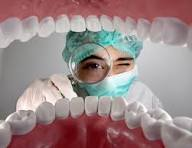
#> input picture images.jpeg, 192 x 148 px
$ python equalization.py
#> lines starting #> are read from the running program, lines starting #| are printed output that depends on the picture
import cv2
import numpy as np
import matplotlib.pyplot as plt

def analyze_histogram(image_path):
#> called with image_path = 'images.jpeg'
    image = cv2.imread('images.jpeg')
#> image is the input picture: shape (148, 192, 3); mean B, G, R 135.6, 135.5, 155.7

    if image is None:
        print("Error: Could not read the image.")
        return

    channels = cv2.split(image)
    colors = ('b', 'g', 'r')
    channel_names = ('Blue', 'Green', 'Red')

    plt.figure()
    plt.title('Color Histogram')
    plt.xlabel('Pixel Intensity')
    plt.ylabel('Frequency')

    for channel, color, name in zip(channels, colors, channel_names):
        hist = cv2.calcHist([channel], [0], None, [256], [0, 256])
        plt.plot(hist, color=color, label=f'{name} Channel')
#> this loop made 3 passes
#> (color, name) on passes 1 to 3: ('b', 'Blue'), ('g', 'Green'), ('r', 'Red')

    plt.legend()

    plt.show()
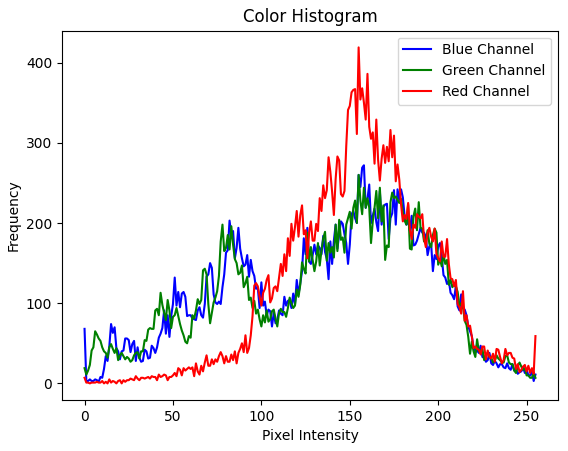
#> figure drawn by matplotlib, 1 panel; curve peaks at x = 158, y = 272; curve peaks at x = 155, y = 260; curve peaks at x = 155, y = 419

analyze_histogram('images.jpeg')
